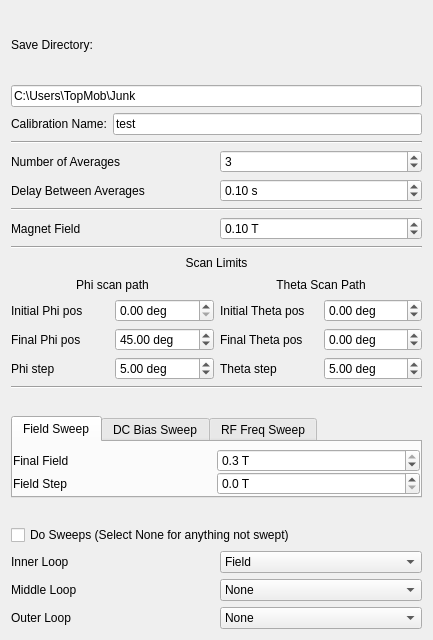
<?xml version="1.0" encoding="UTF-8"?>
<ui version="4.0">
 <class>Form</class>
 <widget class="QWidget" name="Form">
  <property name="geometry">
   <rect>
    <x>0</x>
    <y>0</y>
    <width>433</width>
    <height>640</height>
   </rect>
  </property>
  <property name="windowTitle">
   <string>Form</string>
  </property>
  <layout class="QVBoxLayout" name="verticalLayout">
   <item>
    <layout class="QGridLayout" name="save_params">
     <item row="1" column="0" colspan="2">
      <widget class="QLineEdit" name="save_dir">
       <property name="text">
        <string>C:\Users\TopMob\Junk</string>
       </property>
       <property name="placeholderText">
        <string>C:\Users\</string>
       </property>
      </widget>
     </item>
     <item row="2" column="0">
      <widget class="QLabel" name="label_12">
       <property name="enabled">
        <bool>true</bool>
       </property>
       <property name="text">
        <string>Calibration Name:</string>
       </property>
      </widget>
     </item>
     <item row="0" column="0" colspan="2">
      <widget class="QLabel" name="label_8">
       <property name="text">
        <string>Save Directory:</string>
       </property>
      </widget>
     </item>
     <item row="2" column="1">
      <widget class="QLineEdit" name="name">
       <property name="text">
        <string>test</string>
       </property>
       <property name="placeholderText">
        <string>test</string>
       </property>
      </widget>
     </item>
    </layout>
   </item>
   <item>
    <widget class="Line" name="line_2">
     <property name="orientation">
      <enum>Qt::Horizontal</enum>
     </property>
    </widget>
   </item>
   <item>
    <layout class="QGridLayout" name="gridLayout_2">
     <item row="0" column="0">
      <widget class="QLabel" name="label_4">
       <property name="text">
        <string>Number of Averages</string>
       </property>
      </widget>
     </item>
     <item row="0" column="1">
      <widget class="QSpinBox" name="num_averages">
       <property name="value">
        <number>3</number>
       </property>
      </widget>
     </item>
     <item row="1" column="0">
      <widget class="QLabel" name="label_5">
       <property name="text">
        <string>Delay Between Averages</string>
       </property>
      </widget>
     </item>
     <item row="1" column="1">
      <widget class="QDoubleSpinBox" name="delay">
       <property name="suffix">
        <string> s</string>
       </property>
       <property name="singleStep">
        <double>0.010000000000000</double>
       </property>
       <property name="value">
        <double>0.100000000000000</double>
       </property>
      </widget>
     </item>
    </layout>
   </item>
   <item>
    <widget class="Line" name="line">
     <property name="orientation">
      <enum>Qt::Horizontal</enum>
     </property>
    </widget>
   </item>
   <item>
    <layout class="QGridLayout" name="gridLayout">
     <item row="0" column="1">
      <widget class="QDoubleSpinBox" name="mag_field">
       <property name="suffix">
        <string> T</string>
       </property>
       <property name="decimals">
        <number>2</number>
       </property>
       <property name="minimum">
        <double>-0.200000000000000</double>
       </property>
       <property name="maximum">
        <double>0.200000000000000</double>
       </property>
       <property name="singleStep">
        <double>0.000100000000000</double>
       </property>
       <property name="value">
        <double>0.100000000000000</double>
       </property>
      </widget>
     </item>
     <item row="0" column="0">
      <widget class="QLabel" name="label_6">
       <property name="text">
        <string>Magnet Field</string>
       </property>
      </widget>
     </item>
    </layout>
   </item>
   <item>
    <widget class="Line" name="line_4">
     <property name="orientation">
      <enum>Qt::Horizontal</enum>
     </property>
    </widget>
   </item>
   <item>
    <layout class="QGridLayout" name="gridLayout_3">
     <item row="1" column="0" colspan="2">
      <widget class="QLabel" name="label_10">
       <property name="text">
        <string>Phi scan path</string>
       </property>
       <property name="alignment">
        <set>Qt::AlignCenter</set>
       </property>
      </widget>
     </item>
     <item row="0" column="0" colspan="4">
      <widget class="QLabel" name="label_9">
       <property name="text">
        <string>Scan Limits</string>
       </property>
       <property name="alignment">
        <set>Qt::AlignCenter</set>
       </property>
      </widget>
     </item>
     <item row="2" column="1">
      <widget class="QDoubleSpinBox" name="phi_start">
       <property name="suffix">
        <string> deg</string>
       </property>
       <property name="decimals">
        <number>2</number>
       </property>
       <property name="minimum">
        <double>0.000000000000000</double>
       </property>
       <property name="maximum">
        <double>359.000000000000000</double>
       </property>
       <property name="singleStep">
        <double>0.010000000000000</double>
       </property>
       <property name="value">
        <double>0.000000000000000</double>
       </property>
      </widget>
     </item>
     <item row="1" column="2" colspan="2">
      <widget class="QLabel" name="label_11">
       <property name="text">
        <string>Theta Scan Path</string>
       </property>
       <property name="alignment">
        <set>Qt::AlignCenter</set>
       </property>
      </widget>
     </item>
     <item row="3" column="0">
      <widget class="QLabel" name="label_15">
       <property name="text">
        <string>Final Phi pos</string>
       </property>
      </widget>
     </item>
     <item row="3" column="1">
      <widget class="QDoubleSpinBox" name="phi_end">
       <property name="suffix">
        <string> deg</string>
       </property>
       <property name="decimals">
        <number>2</number>
       </property>
       <property name="minimum">
        <double>0.000000000000000</double>
       </property>
       <property name="maximum">
        <double>359.000000000000000</double>
       </property>
       <property name="singleStep">
        <double>0.010000000000000</double>
       </property>
       <property name="value">
        <double>45.000000000000000</double>
       </property>
      </widget>
     </item>
     <item row="3" column="3">
      <widget class="QDoubleSpinBox" name="theta_end">
       <property name="suffix">
        <string> deg</string>
       </property>
       <property name="decimals">
        <number>2</number>
       </property>
       <property name="minimum">
        <double>-90.000000000000000</double>
       </property>
       <property name="maximum">
        <double>90.000000000000000</double>
       </property>
       <property name="singleStep">
        <double>0.010000000000000</double>
       </property>
       <property name="value">
        <double>0.000000000000000</double>
       </property>
      </widget>
     </item>
     <item row="3" column="2">
      <widget class="QLabel" name="label_19">
       <property name="text">
        <string>Final Theta pos</string>
       </property>
      </widget>
     </item>
     <item row="2" column="2">
      <widget class="QLabel" name="label_14">
       <property name="text">
        <string>Initial Theta pos</string>
       </property>
      </widget>
     </item>
     <item row="2" column="0">
      <widget class="QLabel" name="label_13">
       <property name="text">
        <string>Initial Phi pos</string>
       </property>
      </widget>
     </item>
     <item row="2" column="3">
      <widget class="QDoubleSpinBox" name="theta_start">
       <property name="suffix">
        <string> deg</string>
       </property>
       <property name="decimals">
        <number>2</number>
       </property>
       <property name="minimum">
        <double>-90.000000000000000</double>
       </property>
       <property name="maximum">
        <double>90.000000000000000</double>
       </property>
       <property name="singleStep">
        <double>0.010000000000000</double>
       </property>
       <property name="value">
        <double>0.000000000000000</double>
       </property>
      </widget>
     </item>
     <item row="4" column="0">
      <widget class="QLabel" name="label_20">
       <property name="text">
        <string>Phi step</string>
       </property>
      </widget>
     </item>
     <item row="4" column="2">
      <widget class="QLabel" name="label_21">
       <property name="text">
        <string>Theta step</string>
       </property>
      </widget>
     </item>
     <item row="4" column="1">
      <widget class="QDoubleSpinBox" name="phi_step">
       <property name="suffix">
        <string> deg</string>
       </property>
       <property name="decimals">
        <number>2</number>
       </property>
       <property name="maximum">
        <double>10.000000000000000</double>
       </property>
       <property name="singleStep">
        <double>0.001000000000000</double>
       </property>
       <property name="value">
        <double>5.000000000000000</double>
       </property>
      </widget>
     </item>
     <item row="4" column="3">
      <widget class="QDoubleSpinBox" name="theta_step">
       <property name="suffix">
        <string> deg</string>
       </property>
       <property name="decimals">
        <number>2</number>
       </property>
       <property name="maximum">
        <double>10.000000000000000</double>
       </property>
       <property name="singleStep">
        <double>0.001000000000000</double>
       </property>
       <property name="value">
        <double>5.000000000000000</double>
       </property>
      </widget>
     </item>
    </layout>
   </item>
   <item>
    <widget class="Line" name="line_4">
     <property name="orientation">
      <enum>Qt::Horizontal</enum>
     </property>
    </widget>
   </item>
   <item alignment="Qt::AlignVCenter">
    <widget class="QTabWidget" name="sweep_type_tab">
     <property name="enabled">
      <bool>true</bool>
     </property>
     <property name="sizePolicy">
      <sizepolicy hsizetype="Expanding" vsizetype="Preferred">
       <horstretch>0</horstretch>
       <verstretch>0</verstretch>
      </sizepolicy>
     </property>
     <property name="maximumSize">
      <size>
       <width>500</width>
       <height>16777215</height>
      </size>
     </property>
     <property name="tabPosition">
      <enum>QTabWidget::North</enum>
     </property>
     <property name="currentIndex">
      <number>0</number>
     </property>
     <widget class="QWidget" name="angle_tab">
      <attribute name="title">
       <string>Field Sweep</string>
      </attribute>
      <layout class="QVBoxLayout" name="verticalLayout_5">
       <property name="spacing">
        <number>0</number>
       </property>
       <property name="leftMargin">
        <number>0</number>
       </property>
       <property name="topMargin">
        <number>6</number>
       </property>
       <property name="rightMargin">
        <number>0</number>
       </property>
       <property name="bottomMargin">
        <number>0</number>
       </property>
       <item>
        <layout class="QGridLayout" name="angle_params">
         <item row="0" column="0">
          <widget class="QLabel" name="label_19">
           <property name="text">
            <string>Final Field</string>
           </property>
          </widget>
         </item>
         <item row="0" column="1">
          <widget class="QDoubleSpinBox" name="field_end">
           <property name="suffix">
            <string> T</string>
           </property>
           <property name="decimals">
            <number>1</number>
           </property>
           <property name="maximum">
            <double>0.270000000000000</double>
           </property>
           <property name="singleStep">
            <double>0.010000000000000</double>
           </property>
           <property name="value">
            <double>0.270000000000000</double>
           </property>
          </widget>
         </item>
         <item row="1" column="1">
          <widget class="QDoubleSpinBox" name="field_step">
           <property name="suffix">
            <string> T</string>
           </property>
           <property name="decimals">
            <number>1</number>
           </property>
           <property name="maximum">
            <double>0.100000000000000</double>
           </property>
           <property name="singleStep">
            <double>0.010000000000000</double>
           </property>
           <property name="value">
            <double>0.010000000000000</double>
           </property>
          </widget>
         </item>
         <item row="1" column="0">
          <widget class="QLabel" name="label_9">
           <property name="text">
            <string>Field Step</string>
           </property>
          </widget>
         </item>
        </layout>
       </item>
      </layout>
     </widget>
     <widget class="QWidget" name="bias_tab">
      <attribute name="title">
       <string>DC Bias Sweep</string>
      </attribute>
      <layout class="QVBoxLayout" name="verticalLayout_2">
       <property name="spacing">
        <number>0</number>
       </property>
       <property name="leftMargin">
        <number>0</number>
       </property>
       <property name="topMargin">
        <number>6</number>
       </property>
       <property name="rightMargin">
        <number>0</number>
       </property>
       <property name="bottomMargin">
        <number>0</number>
       </property>
       <item>
        <layout class="QGridLayout" name="gridLayout">
         <item row="0" column="0">
          <widget class="QLabel" name="label_16">
           <property name="text">
            <string>Final Bias Current</string>
           </property>
          </widget>
         </item>
         <item row="0" column="1">
          <widget class="QDoubleSpinBox" name="bias_end">
           <property name="suffix">
            <string> μA</string>
           </property>
           <property name="decimals">
            <number>1</number>
           </property>
           <property name="minimum">
            <double>-101001.000000000000000</double>
           </property>
           <property name="maximum">
            <double>101000.000000000000000</double>
           </property>
           <property name="singleStep">
            <double>0.100000000000000</double>
           </property>
           <property name="value">
            <double>1000.000000000000000</double>
           </property>
          </widget>
         </item>
         <item row="1" column="0">
          <widget class="QLabel" name="label_18">
           <property name="text">
            <string>Bias Current Step</string>
           </property>
          </widget>
         </item>
         <item row="1" column="1">
          <widget class="QDoubleSpinBox" name="bias_step">
           <property name="suffix">
            <string> μA</string>
           </property>
           <property name="decimals">
            <number>1</number>
           </property>
           <property name="minimum">
            <double>0.000000000000000</double>
           </property>
           <property name="maximum">
            <double>101000.000000000000000</double>
           </property>
           <property name="singleStep">
            <double>0.100000000000000</double>
           </property>
           <property name="value">
            <double>500.000000000000000</double>
           </property>
          </widget>
         </item>
        </layout>
       </item>
      </layout>
     </widget>
     <widget class="QWidget" name="freq_tab">
      <attribute name="title">
       <string>RF Freq Sweep</string>
      </attribute>
      <layout class="QVBoxLayout" name="verticalLayout_8">
       <property name="spacing">
        <number>0</number>
       </property>
       <property name="leftMargin">
        <number>0</number>
       </property>
       <property name="topMargin">
        <number>6</number>
       </property>
       <property name="rightMargin">
        <number>0</number>
       </property>
       <property name="bottomMargin">
        <number>0</number>
       </property>
       <item>
        <layout class="QGridLayout" name="freq_params">
         <item row="0" column="0">
          <widget class="QLabel" name="label_10">
           <property name="text">
            <string>Final Frequency</string>
           </property>
          </widget>
         </item>
         <item row="0" column="1">
          <widget class="QDoubleSpinBox" name="freq_end">
           <property name="suffix">
            <string> GHz</string>
           </property>
           <property name="maximum">
            <double>20.000000000000000</double>
           </property>
           <property name="singleStep">
            <double>0.500000000000000</double>
           </property>
           <property name="value">
            <double>10.000000000000000</double>
           </property>
          </widget>
         </item>
         <item row="1" column="0">
          <widget class="QLabel" name="label_11">
           <property name="text">
            <string>Frequency Step</string>
           </property>
          </widget>
         </item>
         <item row="1" column="1">
          <widget class="QDoubleSpinBox" name="freq_step">
           <property name="suffix">
            <string> GHz</string>
           </property>
           <property name="maximum">
            <double>20.000000000000000</double>
           </property>
           <property name="singleStep">
            <double>0.500000000000000</double>
           </property>
           <property name="value">
            <double>1.000000000000000</double>
           </property>
          </widget>
         </item>
        </layout>
       </item>
      </layout>
     </widget>
    </widget>
   </item>
   <item>
    <widget class="QCheckBox" name="do_sweeps">
     <property name="text">
      <string>Do Sweeps (Select None for anything not swept)</string>
     </property>
    </widget>
   </item>
   <item>
    <layout class="QGridLayout" name="gridLayout_2">
     <item row="1" column="0">
      <widget class="QLabel" name="label_22">
       <property name="text">
        <string>Middle Loop</string>
       </property>
      </widget>
     </item>
     <item row="2" column="0">
      <widget class="QLabel" name="label_23">
       <property name="text">
        <string>Outer Loop</string>
       </property>
      </widget>
     </item>
     <item row="0" column="0">
      <widget class="QLabel" name="label_21">
       <property name="text">
        <string>Inner Loop</string>
       </property>
      </widget>
     </item>
     <item row="0" column="1">
      <widget class="QComboBox" name="sweep_param_1">
       <property name="currentText">
        <string>Field</string>
       </property>
       <property name="currentIndex">
        <number>0</number>
       </property>
       <item>
        <property name="text">
         <string>Field</string>
        </property>
       </item>
       <item>
        <property name="text">
         <string>DC Bias</string>
        </property>
       </item>
       <item>
        <property name="text">
         <string>RF Frequency</string>
        </property>
       </item>
       <item>
        <property name="text">
         <string>None</string>
        </property>
       </item>
      </widget>
     </item>
     <item row="1" column="1">
      <widget class="QComboBox" name="sweep_param_2">
       <property name="currentIndex">
        <number>0</number>
       </property>
       <item>
        <property name="text">
         <string>None</string>
        </property>
       </item>
       <item>
        <property name="text">
         <string>Field</string>
        </property>
       </item>
       <item>
        <property name="text">
         <string>DC Bias</string>
        </property>
       </item>
       <item>
        <property name="text">
         <string>RF Frequency</string>
        </property>
       </item>
      </widget>
     </item>
     <item row="2" column="1">
      <widget class="QComboBox" name="sweep_param_3">
       <property name="currentIndex">
        <number>0</number>
       </property>
       <item>
        <property name="text">
         <string>None</string>
        </property>
       </item>
       <item>
        <property name="text">
         <string>Field</string>
        </property>
       </item>
       <item>
        <property name="text">
         <string>DC Bias</string>
        </property>
       </item>
       <item>
        <property name="text">
         <string>RF Frequency</string>
        </property>
       </item>
      </widget>
     </item>
    </layout>
   </item>
  </layout>
 </widget>
 <resources/>
 <connections/>
</ui>
